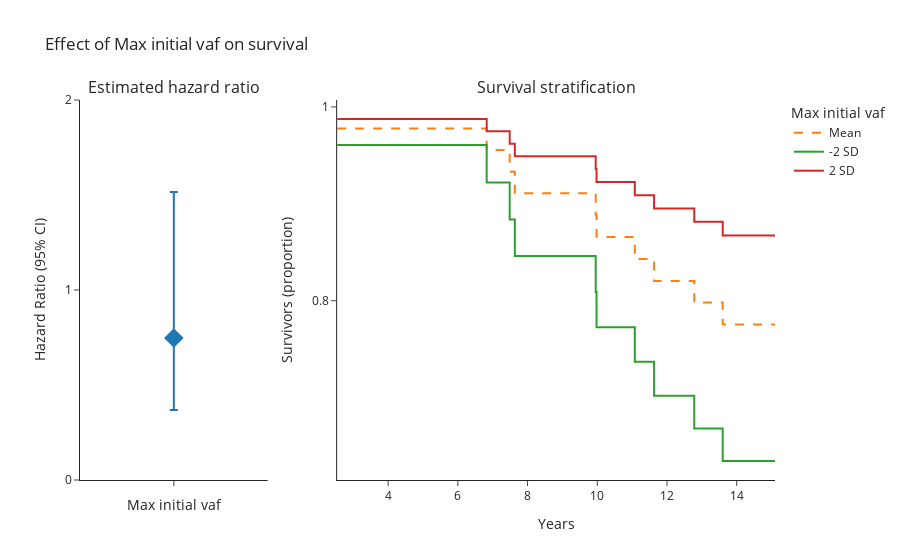

This figure's notebook cell:
### Markdown cell above
## LBC36

### Code cell
cohort = [36]
survival_columns = ['Max initial vaf']

cph = survival_analysis(survival_columns, cohort)
fig = plot_hr_analysis(cph, covariate=survival_columns[0])
fig.show()

### Figure 1 — Plotly figure (JSON) as saved in the notebook; plotly's stock layout.template omitted (floating-point values rounded to 4 significant figures)
{"data": [{"error_y": {"array": [0.7677], "arrayminus": [0.3788], "symmetric": false, "type": "data"}, "marker": {"size": 15, "symbol": "diamond"}, "showlegend": false, "type": "scatter", "x": ["Max initial vaf"], "xaxis": "x", "y": [0.7478], "yaxis": "y"}, {"line": {"dash": "dash", "shape": "hv"}, "mode": "lines", "name": "Mean", "type": "scatter", "x": [2.538, 6.828, 7.488, 7.636, 9.955, 9.979, 11.08, 11.63, 12.78, 13.6, 14.25, 14.25, 14.26, 14.28, 14.32, 14.37, 14.45, 14.49, 14.51, 14.52, 14.55, 14.57, 14.58, 14.61, 14.67, 14.7, 14.71, 14.74, 14.76, 14.81, 14.81, 14.85, 14.87, 14.89, 14.92, 14.93, 14.98, 15.02, 15.02, 15.05, 15.1], "xaxis": "x2", "y": [0.9779, 0.9556, 0.9332, 0.9108, 0.8883, 0.8657, 0.8431, 0.8205, 0.798, 0.7754, 0.7754, 0.7754, 0.7754, 0.7754, 0.7754, 0.7754, 0.7754, 0.7754, 0.7754, 0.7754, 0.7754, 0.7754, 0.7754, 0.7754, 0.7754, 0.7754, 0.7754, 0.7754, 0.7754, 0.7754, 0.7754, 0.7754, 0.7754, 0.7754, 0.7754, 0.7754, 0.7754, 0.7754, 0.7754, 0.7754, 0.7754], "yaxis": "y2"}, {"line": {"shape": "hv"}, "mode": "lines", "name": "-2 SD", "type": "scatter", "x": [2.538, 6.828, 7.488, 7.636, 9.955, 9.979, 11.08, 11.63, 12.78, 13.6, 14.25, 14.25, 14.26, 14.28, 14.32, 14.37, 14.45, 14.49, 14.51, 14.52, 14.55, 14.57, 14.58, 14.61, 14.67, 14.7, 14.71, 14.74, 14.76, 14.81, 14.81, 14.85, 14.87, 14.89, 14.92, 14.93, 14.98, 15.02, 15.02, 15.05, 15.1], "xaxis": "x2", "y": [0.9608, 0.922, 0.8837, 0.8462, 0.8091, 0.7727, 0.737, 0.702, 0.668, 0.6345, 0.6345, 0.6345, 0.6345, 0.6345, 0.6345, 0.6345, 0.6345, 0.6345, 0.6345, 0.6345, 0.6345, 0.6345, 0.6345, 0.6345, 0.6345, 0.6345, 0.6345, 0.6345, 0.6345, 0.6345, 0.6345, 0.6345, 0.6345, 0.6345, 0.6345, 0.6345, 0.6345, 0.6345, 0.6345, 0.6345, 0.6345], "yaxis": "y2"}, {"line": {"shape": "hv"}, "mode": "lines", "name": "2 SD", "type": "scatter", "x": [2.538, 6.828, 7.488, 7.636, 9.955, 9.979, 11.08, 11.63, 12.78, 13.6, 14.25, 14.25, 14.26, 14.28, 14.32, 14.37, 14.45, 14.49, 14.51, 14.52, 14.55, 14.57, 14.58, 14.61, 14.67, 14.7, 14.71, 14.74, 14.76, 14.81, 14.81, 14.85, 14.87, 14.89, 14.92, 14.93, 14.98, 15.02, 15.02, 15.05, 15.1], "xaxis": "x2", "y": [0.9876, 0.9749, 0.9621, 0.9491, 0.9359, 0.9225, 0.909, 0.8952, 0.8815, 0.8674, 0.8674, 0.8674, 0.8674, 0.8674, 0.8674, 0.8674, 0.8674, 0.8674, 0.8674, 0.8674, 0.8674, 0.8674, 0.8674, 0.8674, 0.8674, 0.8674, 0.8674, 0.8674, 0.8674, 0.8674, 0.8674, 0.8674, 0.8674, 0.8674, 0.8674, 0.8674, 0.8674, 0.8674, 0.8674, 0.8674, 0.8674], "yaxis": "y2"}], "layout": {"annotations": [{"font": {"size": 16}, "showarrow": false, "text": "Estimated hazard ratio", "x": 0.135, "xanchor": "center", "xref": "paper", "y": 1, "yanchor": "bottom", "yref": "paper"}, {"font": {"size": 16}, "showarrow": false, "text": "Survival stratification", "x": 0.685, "xanchor": "center", "xref": "paper", "y": 1, "yanchor": "bottom", "yref": "paper"}], "legend": {"title": {"text": "Max initial vaf"}}, "title": {"text": "Effect of Max initial vaf on survival"}, "xaxis": {"anchor": "y", "domain": [0, 0.27], "showticklabels": false, "tickvals": [0], "title": {"text": "Max initial vaf"}}, "xaxis2": {"anchor": "y2", "domain": [0.37, 1], "title": {"text": "Years"}}, "yaxis": {"anchor": "x", "domain": [0, 1], "dtick": 1, "range": [0, 2], "title": {"text": "Hazard Ratio (95% CI)"}}, "yaxis2": {"anchor": "x2", "domain": [0, 1], "dtick": 0.2, "title": {"text": "Survivors (proportion)"}}}}
